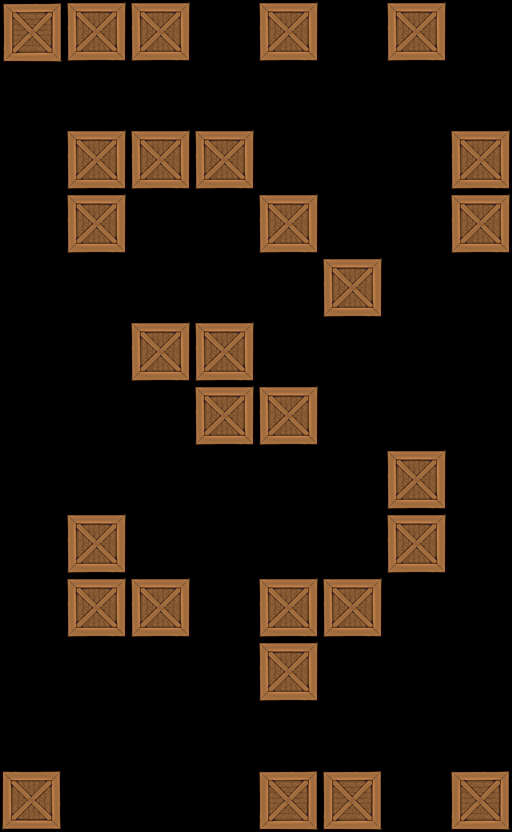

This is a level from a 2D game, rendered from its Tiled map with the project's own tilesets. A one-line summary and the map file follow, with tile-layer data summarised:
An orthogonal 8x13 tile map with 64x64 px tiles, 1 tile layer (Tile Layer 1).

<map version="1.0" orientation="orthogonal" width="8" height="13" tilewidth="64" tileheight="64">
 <tileset firstgid="1" name="crate" tilewidth="64" tileheight="64">
  <image source="../../crate3.png" width="64" height="64" />
 </tileset>
 <layer name="Tile Layer 1" width="8" height="13">
  <data>[104 cells, 29 non-empty, 1 distinct tile ids]</data>
 </layer>
</map>
